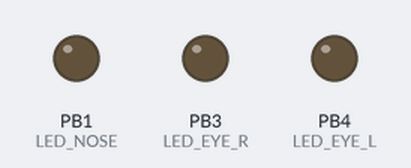
Bench run of a sketch on a simulated ATtiny85, built with avr-gcc and run on an emulated ATtiny85. Parts: output pins drawn as LEDs (lit = HIGH).

Above: at 0.1 s.
At 0.6 s:
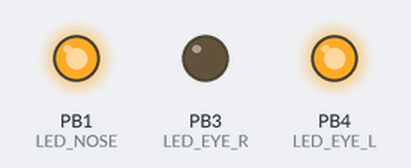
At 1.1 s:
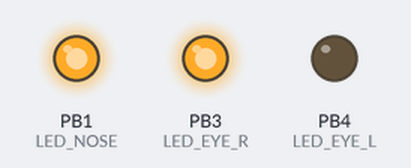
At 3.27 s:
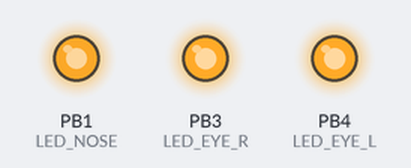
At 22.19 s:
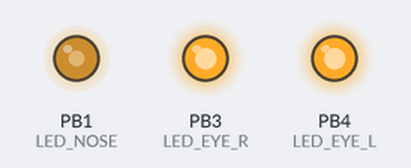
At 39.59 s:
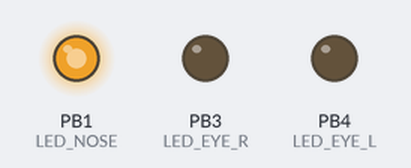
Timing chart, 0 to 40.0 s (numbered marks = the images above):
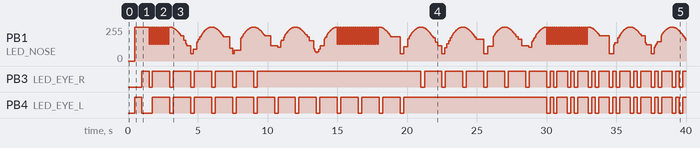

Measured:
- by itself, PB3 (LED_EYE_R): HIGH → LOW at 1.5 s, → HIGH 0.25 s later, → LOW 1.2 s later, → HIGH 0.25 s later, … (52 changes in this stretch)
- by itself, PB4 (LED_EYE_L): HIGH → LOW at 1.0 s, → HIGH 0.75 s later, → LOW 1.2 s later, → HIGH 0.25 s later, … (54 changes in this stretch)

The sketch:

attiny85_clown_simple.ino
```cpp
#define LED_EYE_R 3 // HIGH => on
#define LED_EYE_L 4 // HIGH => on
#define LED_NOSE 1  // LOW => on

void setup() {
  pinMode(LED_EYE_R, OUTPUT);
  pinMode(LED_EYE_L, OUTPUT);
  pinMode(LED_NOSE, OUTPUT);
  digitalWrite(LED_EYE_R, LOW);
  digitalWrite(LED_EYE_L, LOW);
  digitalWrite(LED_NOSE, HIGH);

  digitalWrite(LED_NOSE, LOW); delay(500); digitalWrite(LED_NOSE, HIGH);
  digitalWrite(LED_EYE_L, HIGH); delay(500); digitalWrite(LED_EYE_L, LOW);
  digitalWrite(LED_EYE_R, HIGH); delay(500); digitalWrite(LED_EYE_R, LOW);
}

#define NOSE_FLASH_PERIOD 3000
#define NOSE_FADE_PERIOD 12000
#define NOSE_FADE_CYCLES 4

unsigned long p = 1500L;
void loop() {

  cycleIter();

  // Animate nose
  unsigned long now = millis() % (NOSE_FLASH_PERIOD + NOSE_FADE_PERIOD);
  if (now < NOSE_FLASH_PERIOD) {
    boolean on = (now % 150) < 75;
    analogWrite(LED_NOSE, 255 - (on * 128));
  } else {
    long range1000 = map(now, NOSE_FLASH_PERIOD, (NOSE_FLASH_PERIOD + NOSE_FADE_PERIOD) - 1, 0, 1000L * NOSE_FADE_CYCLES);
    double brightness = abs(cos(range1000 * 0.0031415)); // * PI / 1000
    analogWrite(LED_NOSE, 55 + brightness * 200);
  }

  delay(5);

}


#define CYCLE_STAGES 14
#define CYCLE_STAGE_LENGTH 10000L
void cycleIter() {
  unsigned long now = millis() % (CYCLE_STAGES * CYCLE_STAGE_LENGTH);
  int stage = map(now, 0, (CYCLE_STAGES * CYCLE_STAGE_LENGTH) - 1, 0, CYCLE_STAGES);
  if (stage == CYCLE_STAGES) stage = CYCLE_STAGES - 1; //map doesn't map evenly to the last option
  switch (stage) {
    case 0: blinkIter(p, p / 6); break;
    case 1: winkLeftIter(p, p / 6); break;
    case 2: winkRightIter(p, p / 6); break;
    case 3: doubleBlinkIter(p, p / 6); break;
    case 4: doubleBlinkIter(p, p / 10); break;
    case 5: winkEachIter(2000); break;
    case 6: winkEachIter(750); break;
    case 7: blinkIter(p / 2, p / 6); break;
    case 8: winkLeftIter(p / 2, p / 6); break;
    case 9: winkRightIter(p / 2, p / 6); break;
    case 10: doubleBlinkIter(p / 2, p / 8); break;
    case 11: doubleBlinkIter(p / 2, p / 12); break;
    case 12: winkEachIter(1000); break;
    case 13: winkEachIter(300); break;
  }
}
unsigned long startTs = 0L;
void winkIter(int ledPin, unsigned long period, unsigned long winkDuration, boolean winkCtrl) {
  //  unsigned long now = (millis() - startTs) % period;
  unsigned long now = millis() % period;
  if (now < winkDuration) {
    digitalWrite(ledPin, winkCtrl);
  } else digitalWrite(ledPin, !winkCtrl);
}

void doubleWinkIter(int ledPin, unsigned long period, unsigned long winkDuration, boolean winkCtrl) {
  //  unsigned long now = (millis() - startTs) % period;
  unsigned long now = millis() % period;
  if (now < winkDuration || now > 2 * winkDuration && now < 3 * winkDuration) {
    digitalWrite(ledPin, winkCtrl);
  } else digitalWrite(ledPin, !winkCtrl);
}

void winkLeftIter(unsigned long period, unsigned long winkDuration) {
  winkIter(LED_EYE_L, period, winkDuration, LOW);
  digitalWrite(LED_EYE_R, HIGH);
}

void winkRightIter(unsigned long period, unsigned long winkDuration) {
  winkIter(LED_EYE_R, period, winkDuration, LOW);
  digitalWrite(LED_EYE_L, HIGH);
}

void blinkIter(unsigned long period, unsigned long winkDuration) {
  winkIter(LED_EYE_R, period, winkDuration, LOW);
  winkIter(LED_EYE_L, period, winkDuration, LOW);
}

void doubleBlinkIter(unsigned long period, unsigned long winkDuration) {
  doubleWinkIter(LED_EYE_R, period, winkDuration, LOW);
  doubleWinkIter(LED_EYE_L, period, winkDuration, LOW);
}

void winkEachIter(unsigned long period) {
  unsigned long winkDuration = period / 2;
  unsigned long now = millis() % period;
  if (now < winkDuration) {
    digitalWrite(LED_EYE_R, HIGH);
    digitalWrite(LED_EYE_L, LOW);
  } else {
    digitalWrite(LED_EYE_R, LOW);
    digitalWrite(LED_EYE_L, HIGH);

  }
}
```
